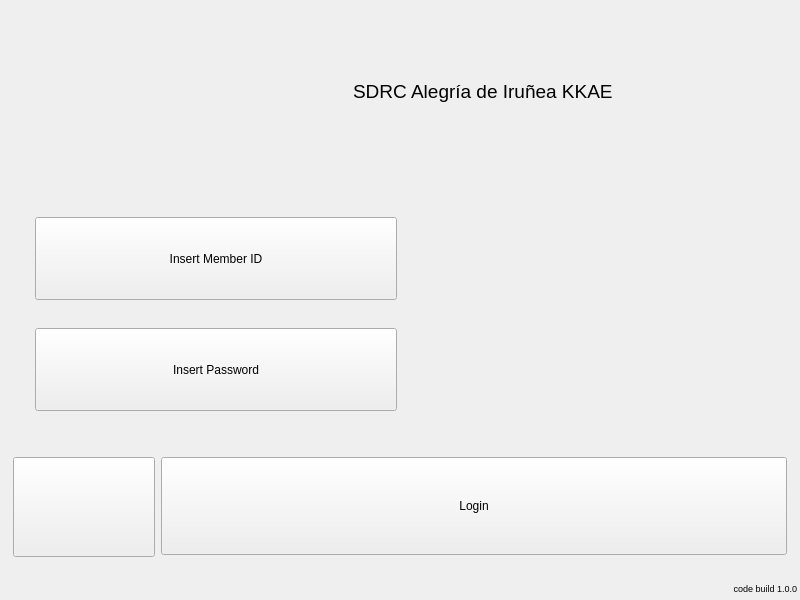
<?xml version="1.0" encoding="UTF-8"?>
<ui version="4.0">
 <class>LoginWindow</class>
 <widget class="QWidget" name="LoginWindow">
  <property name="geometry">
   <rect>
    <x>0</x>
    <y>0</y>
    <width>800</width>
    <height>600</height>
   </rect>
  </property>
  <property name="minimumSize">
   <size>
    <width>800</width>
    <height>600</height>
   </size>
  </property>
  <property name="windowTitle">
   <string notr="true"/>
  </property>
  <property name="locale">
   <locale language="Spanish" country="Spain"/>
  </property>
  <layout class="QVBoxLayout" name="verticalLayout">
   <property name="spacing">
    <number>2</number>
   </property>
   <property name="leftMargin">
    <number>2</number>
   </property>
   <property name="topMargin">
    <number>2</number>
   </property>
   <property name="rightMargin">
    <number>2</number>
   </property>
   <property name="bottomMargin">
    <number>2</number>
   </property>
   <item>
    <widget class="QFrame" name="topFrame">
     <property name="minimumSize">
      <size>
       <width>0</width>
       <height>180</height>
      </size>
     </property>
     <property name="maximumSize">
      <size>
       <width>16777215</width>
       <height>180</height>
      </size>
     </property>
     <layout class="QHBoxLayout" name="horizontalLayout">
      <item>
       <spacer name="horizontalSpacer">
        <property name="orientation">
         <enum>Qt::Horizontal</enum>
        </property>
        <property name="sizeHint" stdset="0">
         <size>
          <width>40</width>
          <height>20</height>
         </size>
        </property>
       </spacer>
      </item>
      <item>
       <widget class="QWidget" name="imageWidget" native="true">
        <property name="minimumSize">
         <size>
          <width>160</width>
          <height>0</height>
         </size>
        </property>
        <property name="maximumSize">
         <size>
          <width>160</width>
          <height>16777215</height>
         </size>
        </property>
        <property name="styleSheet">
         <string notr="true">background-image: url(&quot;:/images/alegrialogo.jpg&quot;)</string>
        </property>
       </widget>
      </item>
      <item>
       <widget class="QLabel" name="label">
        <property name="font">
         <font>
          <pointsize>7</pointsize>
         </font>
        </property>
        <property name="text">
         <string notr="true">&lt;html&gt;&lt;head/&gt;&lt;body&gt;&lt;p&gt;&lt;span style=&quot; font-size:14pt;&quot;&gt;SDRC Alegría de Iruñea KKAE&lt;/span&gt;&lt;/p&gt;&lt;/body&gt;&lt;/html&gt;</string>
        </property>
       </widget>
      </item>
      <item>
       <spacer name="horizontalSpacer_2">
        <property name="orientation">
         <enum>Qt::Horizontal</enum>
        </property>
        <property name="sizeHint" stdset="0">
         <size>
          <width>40</width>
          <height>20</height>
         </size>
        </property>
       </spacer>
      </item>
     </layout>
    </widget>
   </item>
   <item>
    <widget class="QFrame" name="loginFrame">
     <layout class="QVBoxLayout" name="verticalLayout_2">
      <item>
       <widget class="QWidget" name="loginInfoWidget" native="true">
        <layout class="QVBoxLayout" name="verticalLayout_3">
         <item>
          <widget class="QWidget" name="memberIdWidget" native="true">
           <layout class="QHBoxLayout" name="horizontalLayout_3">
            <item>
             <widget class="QPushButton" name="memberIdPushButton">
              <property name="sizePolicy">
               <sizepolicy hsizetype="Minimum" vsizetype="Preferred">
                <horstretch>0</horstretch>
                <verstretch>0</verstretch>
               </sizepolicy>
              </property>
              <property name="text">
               <string extracomment="memberid button">Insert Member ID</string>
              </property>
             </widget>
            </item>
            <item>
             <widget class="QLabel" name="memberIdLabel">
              <property name="text">
               <string notr="true"/>
              </property>
             </widget>
            </item>
           </layout>
          </widget>
         </item>
         <item>
          <widget class="QWidget" name="passwordWidget" native="true">
           <layout class="QHBoxLayout" name="horizontalLayout_2">
            <item>
             <widget class="QPushButton" name="passwordPushButton">
              <property name="sizePolicy">
               <sizepolicy hsizetype="Minimum" vsizetype="Preferred">
                <horstretch>0</horstretch>
                <verstretch>0</verstretch>
               </sizepolicy>
              </property>
              <property name="text">
               <string>Insert Password</string>
              </property>
             </widget>
            </item>
            <item>
             <widget class="QLabel" name="passwordLabel">
              <property name="text">
               <string notr="true"/>
              </property>
             </widget>
            </item>
           </layout>
          </widget>
         </item>
        </layout>
       </widget>
      </item>
     </layout>
    </widget>
   </item>
   <item>
    <widget class="QWidget" name="loginWidget" native="true">
     <property name="minimumSize">
      <size>
       <width>0</width>
       <height>120</height>
      </size>
     </property>
     <property name="maximumSize">
      <size>
       <width>16777215</width>
       <height>120</height>
      </size>
     </property>
     <layout class="QHBoxLayout" name="horizontalLayout_4">
      <item>
       <widget class="QPushButton" name="languagePushButton">
        <property name="sizePolicy">
         <sizepolicy hsizetype="Minimum" vsizetype="Preferred">
          <horstretch>0</horstretch>
          <verstretch>0</verstretch>
         </sizepolicy>
        </property>
        <property name="minimumSize">
         <size>
          <width>142</width>
          <height>100</height>
         </size>
        </property>
        <property name="maximumSize">
         <size>
          <width>142</width>
          <height>100</height>
         </size>
        </property>
        <property name="text">
         <string notr="true"/>
        </property>
        <property name="icon">
         <iconset resource="penyamanager.qrc">
          <normaloff>:/images/ikurrina.png</normaloff>
          <normalon>:/images/espanola.jpg</normalon>:/images/ikurrina.png</iconset>
        </property>
        <property name="iconSize">
         <size>
          <width>142</width>
          <height>100</height>
         </size>
        </property>
        <property name="checkable">
         <bool>true</bool>
        </property>
       </widget>
      </item>
      <item>
       <widget class="QPushButton" name="loginPushButton">
        <property name="sizePolicy">
         <sizepolicy hsizetype="Minimum" vsizetype="Preferred">
          <horstretch>0</horstretch>
          <verstretch>0</verstretch>
         </sizepolicy>
        </property>
        <property name="minimumSize">
         <size>
          <width>0</width>
          <height>0</height>
         </size>
        </property>
        <property name="maximumSize">
         <size>
          <width>16777215</width>
          <height>16777215</height>
         </size>
        </property>
        <property name="text">
         <string>Login</string>
        </property>
       </widget>
      </item>
     </layout>
    </widget>
   </item>
   <item>
    <widget class="QWidget" name="versionWidget" native="true">
     <property name="minimumSize">
      <size>
       <width>0</width>
       <height>30</height>
      </size>
     </property>
     <property name="maximumSize">
      <size>
       <width>16777215</width>
       <height>20</height>
      </size>
     </property>
     <layout class="QHBoxLayout" name="horizontalLayout_5">
      <property name="spacing">
       <number>1</number>
      </property>
      <property name="leftMargin">
       <number>1</number>
      </property>
      <property name="topMargin">
       <number>1</number>
      </property>
      <property name="rightMargin">
       <number>1</number>
      </property>
      <property name="bottomMargin">
       <number>1</number>
      </property>
      <item>
       <widget class="QLabel" name="versionLabel">
        <property name="font">
         <font>
          <pointsize>7</pointsize>
         </font>
        </property>
        <property name="layoutDirection">
         <enum>Qt::LeftToRight</enum>
        </property>
        <property name="text">
         <string notr="true">code build 1.0.0</string>
        </property>
        <property name="alignment">
         <set>Qt::AlignRight|Qt::AlignTrailing|Qt::AlignVCenter</set>
        </property>
       </widget>
      </item>
     </layout>
    </widget>
   </item>
  </layout>
 </widget>
 <layoutdefault spacing="6" margin="11"/>
 <resources>
  <include location="penyamanager.qrc"/>
 </resources>
 <connections/>
</ui>
